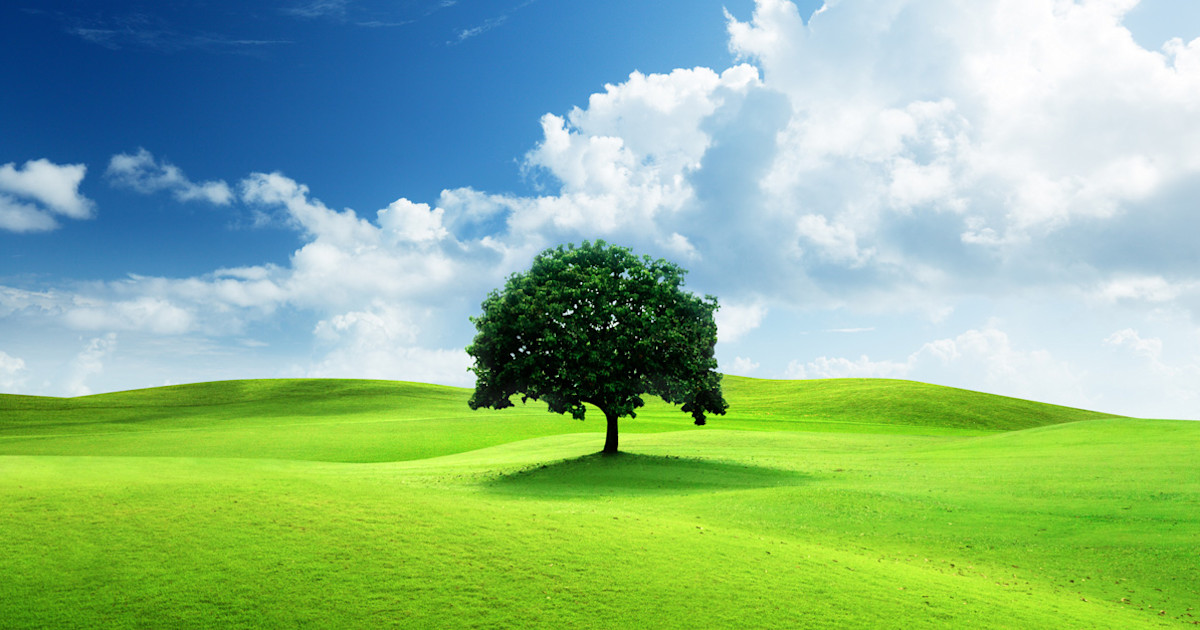
#> input picture nature.jpg, 1200 x 630 px, found by its file name
$ jupyter execute 123B1F033_Assignment_2.ipynb   (older library calls are emulated)
#> lines starting #> are read from the running program, lines starting #| are printed output that depends on the picture
[cell 1]
import cv2
import numpy as np
import matplotlib.pyplot as plt

img = cv2.imread("nature.jpg", cv2.IMREAD_GRAYSCALE)
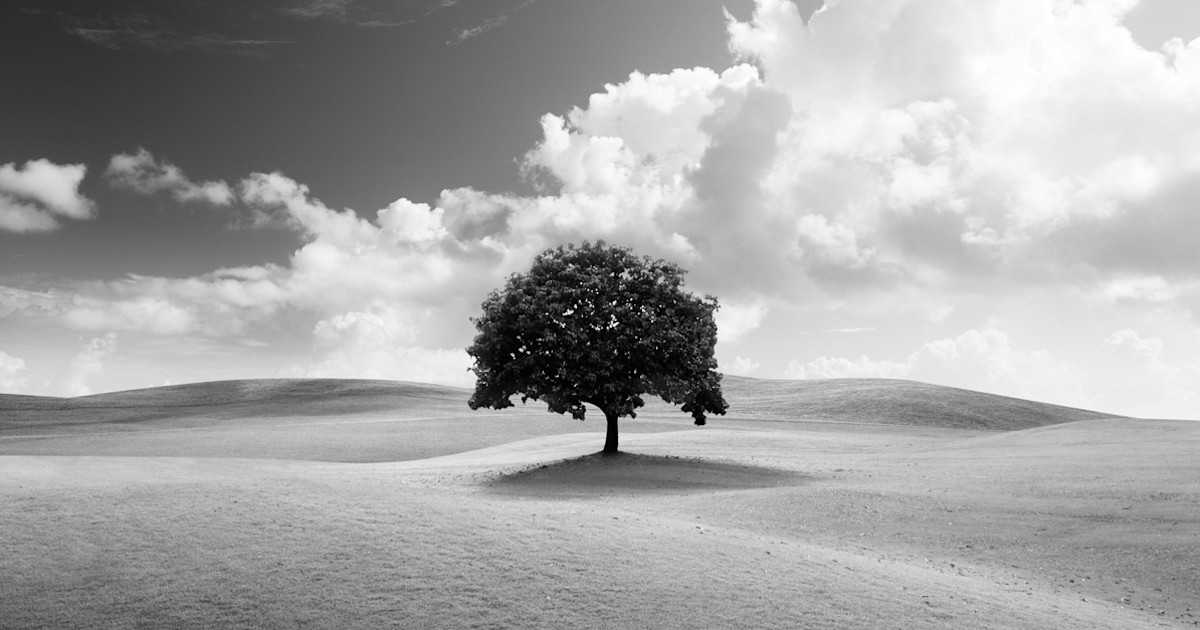
#> img: shape (630, 1200); min 0, max 255, mean 165.5
if img is None:
    raise FileNotFoundError("Image not found!")
img_eq = cv2.equalizeHist(img)
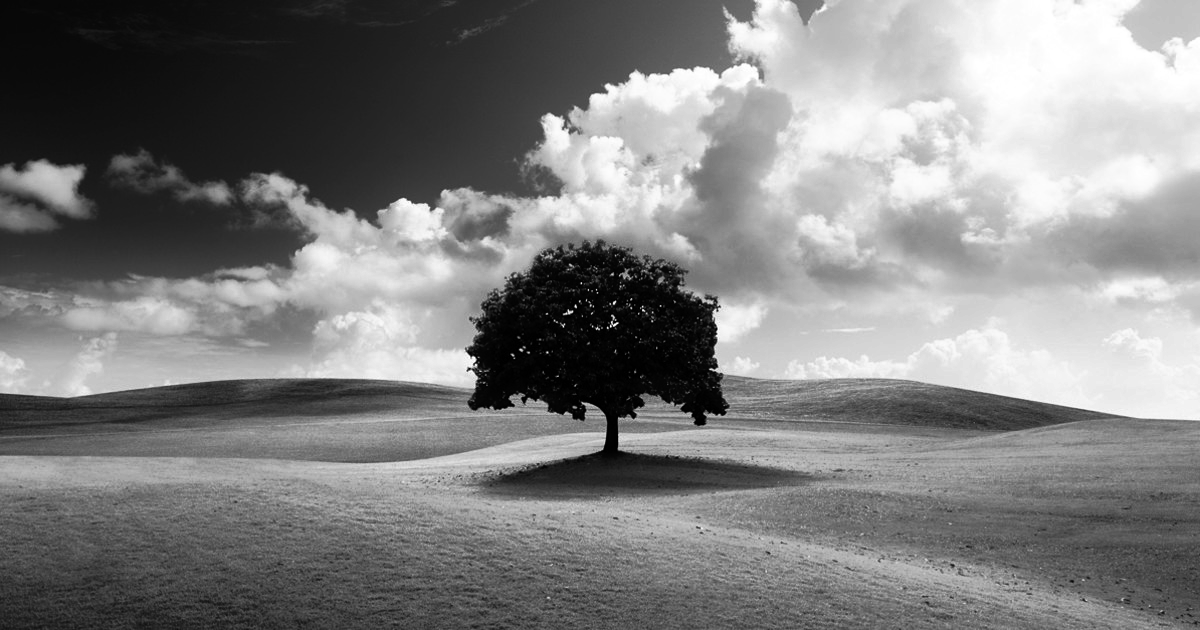
#> img_eq: shape (630, 1200); min 0, max 255, mean 128

fig, axs = plt.subplots(2, 2, figsize=(14, 8))

axs[0,0].imshow(img, cmap='gray')
axs[0,0].set_title("Original Image")
axs[0,0].axis("off")

axs[0,1].hist(img.ravel(), bins=256, range=[0,256])
axs[0,1].set_title("Original Histogram")
axs[1,0].imshow(img_eq, cmap='gray')
axs[1,0].set_title("Equalized Image")
axs[1,0].axis("off")

axs[1,1].hist(img_eq.ravel(), bins=256, range=[0,256])
axs[1,1].set_title("Equalized Histogram")

plt.tight_layout()
plt.show()
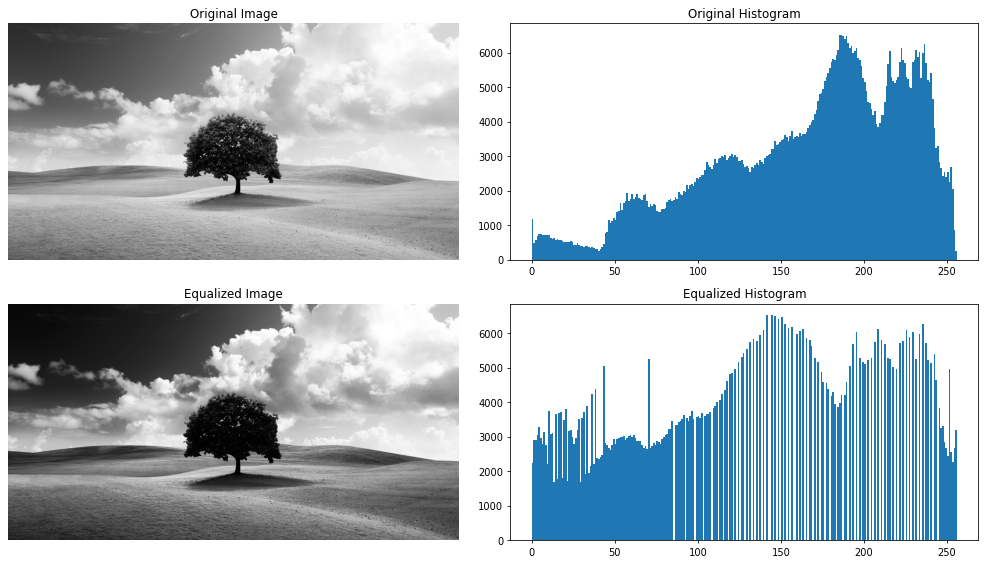
#> figure drawn by matplotlib, 4 panels; panel 2: tallest bar 6534 high, from x = 185 to 186; panel 4: tallest bar 6534 high, from x = 141 to 142
plt.tight_layout()
plt.show()

[cell 2]
mean      = cv2.blur(img, (3,3))
gaussian  = cv2.GaussianBlur(img, (5,5), 1.0)
median    = cv2.medianBlur(img, 3)
laplacian = cv2.Laplacian(img, cv2.CV_64F)
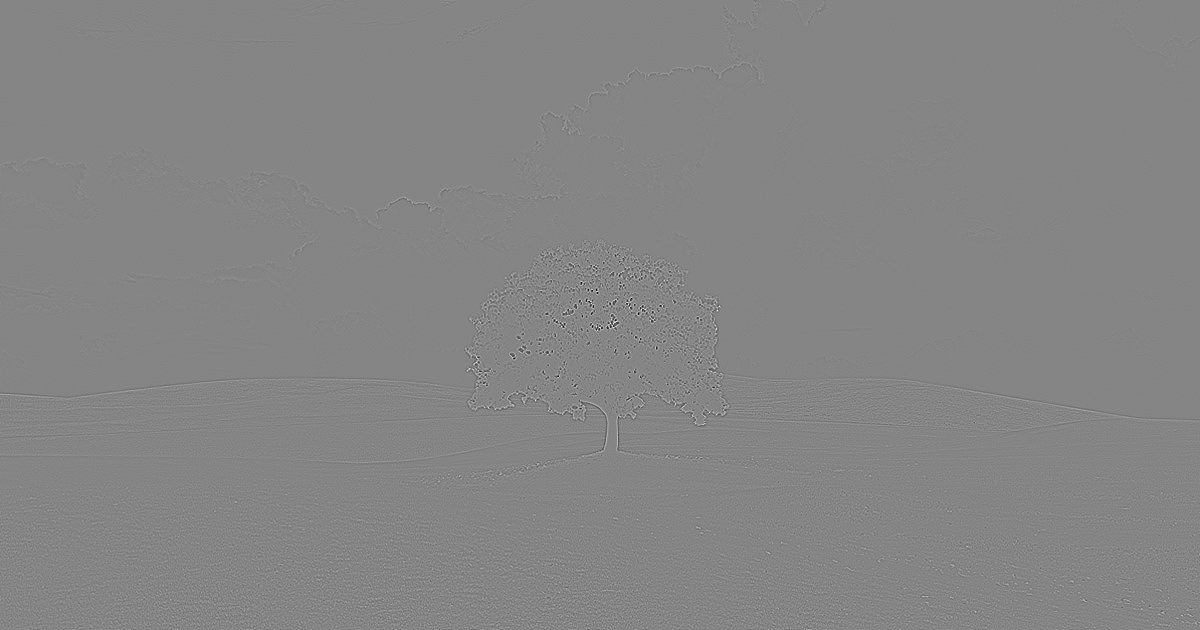
#> laplacian: shape (630, 1200) float64; min -440, max 402, mean 0; drawn with min black and max white
laplacian = np.uint8(np.absolute(laplacian))

filters = [mean, gaussian, median, laplacian]
titles  = ["Mean Filter", "Gaussian Filter", "Median Filter", "Laplacian (Sharpening)"]

plt.figure(figsize=(16,6))
for i in range(4):
    plt.subplot(1,4,i+1)
    plt.imshow(filters[i], cmap='gray')
    plt.title(titles[i], fontsize=12)
    plt.axis("off")
plt.suptitle("Spatial Domain Filters", fontsize=14)

plt.tight_layout()
plt.show()

[cell 3]
dft = cv2.dft(np.float32(img), flags=cv2.DFT_COMPLEX_OUTPUT)
dft_shift = np.fft.fftshift(dft)

rows, cols = img.shape
#> rows = 630; cols = 1200
crow, ccol = rows//2 , cols//2
#> crow = 315; ccol = 600
r = 30

mask_low  = np.zeros((rows, cols, 2), np.uint8)
cv2.circle(mask_low, (ccol, crow), r, (1,1), -1)
mask_high = 1 - mask_low

# Low-pass
low_pass = dft_shift * mask_low
f_ishift = np.fft.ifftshift(low_pass)
img_low = cv2.idft(f_ishift)
img_low = cv2.magnitude(img_low[:,:,0], img_low[:,:,1])
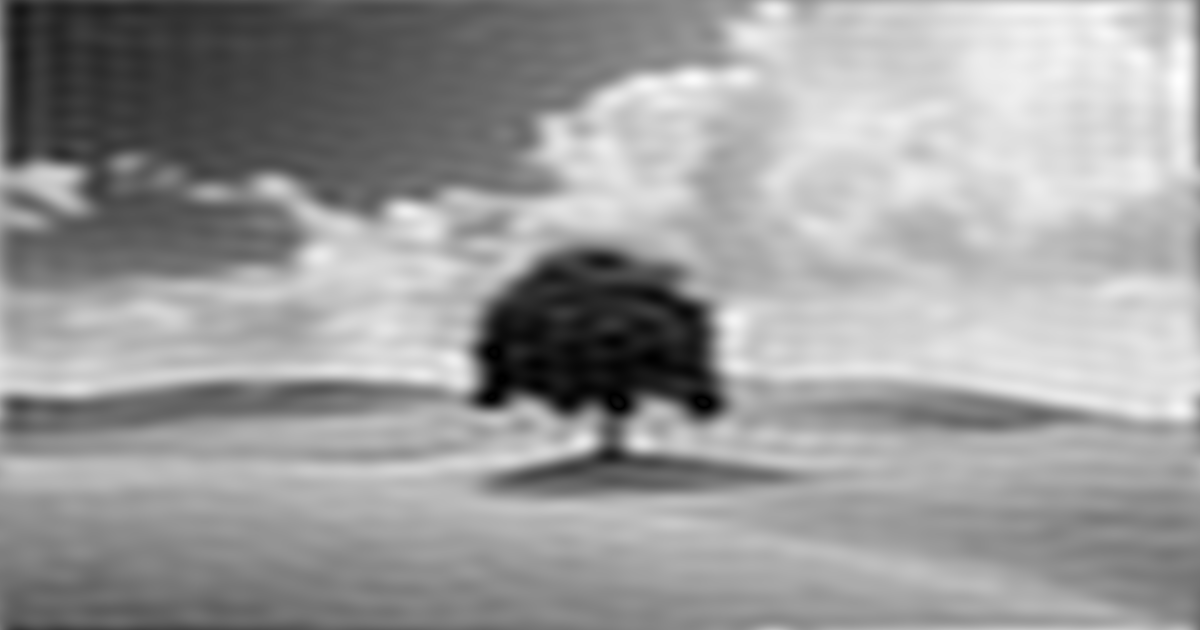
#> img_low: shape (630, 1200) float32; min 1888, max 205556640, mean 125116952; drawn with min black and max white

# High-pass
high_pass = dft_shift * mask_high
f_ishift = np.fft.ifftshift(high_pass)
img_high = cv2.idft(f_ishift)
img_high = cv2.magnitude(img_high[:,:,0], img_high[:,:,1])
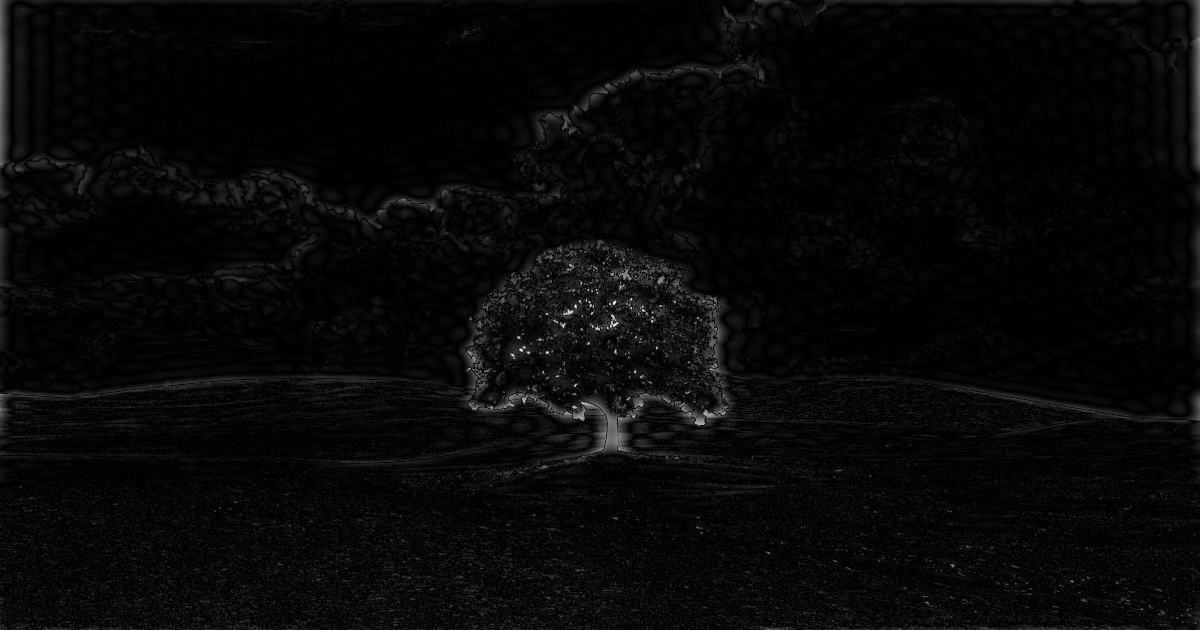
#> img_high: shape (630, 1200) float32; min 1.45, max 156648848, mean 5298299; drawn with min black and max white

# Show results
fig, axs = plt.subplots(1, 2, figsize=(14,6))

axs[0].imshow(img_low, cmap='gray')
axs[0].set_title("Low-Pass Filtered")
axs[0].axis("off")

axs[1].imshow(img_high, cmap='gray')
axs[1].set_title("High-Pass Filtered")
axs[1].axis("off")

plt.suptitle("Frequency Domain Filters", fontsize=14)
plt.tight_layout()
plt.show()
